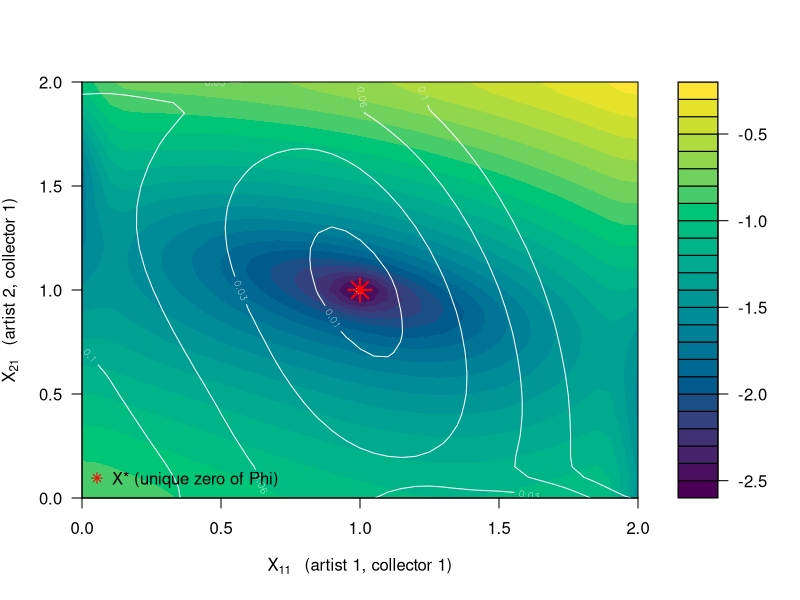

The R source for this figure:
# ---------------------------------------------------------------------------
# phi_contour_paper_notation.R
#
# Replicates Figure 1 of Appendix B. Concretely:
#
#   X       : the 2x3 ownership matrix (row 1 = artist 1, row 2 = artist 2;
#             columns = collectors 1,2,3)
#   A       : [I - alpha*beta*X^T X]^{-1}, the 3x3 resolvent, via direct
#             matrix inversion (solve())
#   B       : (1-alpha)*v + alpha*(1-beta)*X^T theta
#   R       : A %*% B
#   q       : (1-beta)*theta + beta*X %*% R
#   G^i_jk  : alpha*q[i]*(A[j,j]-A[k,k]) + alpha*beta*(R[j]-R[k])*((A%*%x_i)[j]+(A%*%x_i)[k])
#   Phi     : sum over feasible (i,j,k), j!=k, X[i,k]>0, of max(0,G^i_jk)^2
#
# The free parameters plotted are X[1,1] and X[2,1];
# X[1,2] and X[2,2]  are minimized out at each grid point;
# X[1,3], X[2,3] are fixed by each artist's row summing to
# Y_i = 2.
#
# Base R only (stats, graphics, grDevices) -- no external packages required.
# ---------------------------------------------------------------------------

alpha <- 0.3
beta  <- 0.1
theta <- c(1, -5)
v     <- c(1, 1, -5)

# ---------------------------------------------------------------- model
model_XABRq <- function(X) {
  # X: 2x3 matrix (rows = artists, columns = collectors)
  A <- solve(diag(3) - alpha*beta*(t(X) %*% X))
  B <- (1-alpha)*v + alpha*(1-beta)*(t(X) %*% theta)
  R <- A %*% B
  q <- (1-beta)*theta + beta*(X %*% R)
  list(A = A, B = B, R = as.vector(R), q = as.vector(q))
}

# G^i_{j,k}: i in {1,2} (1=artist1,2=artist2), j,k in {1,2,3}, j != k
G_val <- function(M, X, i, j, k) {
  xi <- X[i, ]                    # i-th row of X (artist i's holdings)
  Ax <- as.vector(M$A %*% xi)
  alpha*M$q[i]*(M$A[j,j]-M$A[k,k]) + alpha*beta*(M$R[j]-M$R[k])*(Ax[j]+Ax[k])
}

Phi_val <- function(X, tol = 1e-9) {
  M <- model_XABRq(X)
  total <- 0
  for (i in 1:2) {
    for (k in 1:3) {
      if (X[i,k] <= tol) next
      for (j in 1:3) {
        if (j == k) next
        g <- G_val(M, X, i, j, k)
        if (g > 0) total <- total + g^2
      }
    }
  }
  total
}

# ---------------------------------------------------------------- self-check
X_star <- matrix(c(1,1,0, 1,1,0), nrow = 2, byrow = TRUE)
phi_at_Xstar <- Phi_val(X_star)

a1_check <- 0.9887640449438202
X_check <- matrix(c(a1_check, 1, 2-a1_check-1,
                     a1_check, 1, 2-a1_check-1), nrow = 2, byrow = TRUE)
phi_checkpoint <- Phi_val(X_check)

cat(sprintf("Self-check: Phi(X*) = %.3e  (expect ~0)\n", phi_at_Xstar))
cat(sprintf("Self-check: Phi(checkpoint) = %.6f  (expect 0.030118)\n", phi_checkpoint))
if (abs(phi_at_Xstar) > 1e-8 || abs(phi_checkpoint - 0.0301176) > 1e-4) {
  stop("Self-check FAILED -- model_XABRq/G_val/Phi_val has a bug. Do not trust the plot.")
}
cat("Self-check passed.\n\n")

# also print the two G values the paper itself quotes, as an extra cross-check
M_star <- model_XABRq(X_star)
G1_31 <- G_val(M_star, X_star, 1, 3, 1)   # G^1_{3,1}
G2_31 <- G_val(M_star, X_star, 2, 3, 1)   # G^2_{3,1}
cat(sprintf("G^1_3,1 = %.6f  (paper: strictly negative)\n", G1_31))
cat(sprintf("G^2_3,1 = %.6f  (paper: strictly negative)\n\n", G2_31))

# ---------------------------------------------------------------- outer/inner grid
n_outer <- 41      # 40 intervals -> X[1,1]=X[2,1]=1 lands EXACTLY on a grid node
n_inner <- 21

a1_vals <- seq(0, 2, length.out = n_outer)   # X[1,1] values (plotted, x-axis)
b1_vals <- seq(0, 2, length.out = n_outer)   # X[2,1] values (plotted, y-axis)
stopifnot(abs(a1_vals[(n_outer+1)/2] - 1.0) < 1e-9)

a2_grid <- seq(0, 2, length.out = n_inner)   # X[1,2] values (minimized out)
b2_grid <- seq(0, 2, length.out = n_inner)   # X[2,2] values (minimized out)

Phi_min <- matrix(NA_real_, nrow = n_outer, ncol = n_outer)  # [row=X21 index, col=X11 index]

cat("Computing profile-minimized Phi over (X11,X21) grid (real matrix inversion per point)...\n")
t0 <- Sys.time()
for (ia in seq_along(a1_vals)) {
  x11 <- a1_vals[ia]
  for (ib in seq_along(b1_vals)) {
    x21 <- b1_vals[ib]
    best <- Inf
    for (x12 in a2_grid) {
      x13 <- 2 - x11 - x12
      if (x13 < -1e-9) next
      x13 <- min(max(x13, 0), 2)
      for (x22 in b2_grid) {
        x23 <- 2 - x21 - x22
        if (x23 < -1e-9) next
        x23 <- min(max(x23, 0), 2)
        X <- matrix(c(x11,x12,x13, x21,x22,x23), nrow = 2, byrow = TRUE)
        val <- Phi_val(X)
        if (val < best) best <- val
      }
    }
    if (is.finite(best)) Phi_min[ib, ia] <- best
  }
  if (ia %% 10 == 0) cat(sprintf("  X11 index %d/%d  elapsed %.1fs\n", ia, n_outer, as.numeric(Sys.time()-t0, units="secs")))
}
cat(sprintf("total time: %.1fs\n", as.numeric(Sys.time()-t0, units="secs")))

mid <- (n_outer+1)/2
cat(sprintf("Phi_min at exact (X11,X21)=(1,1): %.3e\n", Phi_min[mid, mid]))

# ---------------------------------------------------------------- smoothing (separable Gaussian, log-space)
gaussian_kernel_1d <- function(sigma, radius = ceiling(3*sigma)) {
  x <- -radius:radius
  k <- exp(-(x^2)/(2*sigma^2))
  k/sum(k)
}

smooth_1d <- function(x, kernel) {
  r <- (length(kernel)-1)/2
  n <- length(x)
  xpad <- c(rev(x[1:r]), x, rev(x[(n-r+1):n]))
  out <- numeric(n)
  for (t in 1:n) out[t] <- sum(xpad[t:(t+2*r)] * kernel)
  out
}

smooth_2d <- function(M, sigma) {
  kernel <- gaussian_kernel_1d(sigma)
  M2 <- t(apply(M, 1, smooth_1d, kernel = kernel))
  M3 <- apply(M2, 2, smooth_1d, kernel = kernel)
  M3
}

floor_val <- 1e-6
logZ <- log10(Phi_min + floor_val)
sigma <- 1.2
logZ_s <- smooth_2d(logZ, sigma)
Phi_s <- pmax(10^logZ_s - floor_val, 0)

# ---------------------------------------------------------------- plot
png("phi_contour.png", width = 1400, height = 1200, res = 160)

filled.contour(
  x = a1_vals, y = b1_vals, z = t(logZ_s),
  color.palette = function(n) hcl.colors(n, "Viridis"),
  xlab = expression(X[11] ~ "  (artist 1, collector 1)"),
  ylab = expression(X[21] ~ "  (artist 2, collector 1)"),
  plot.axes = {
    axis(1); axis(2)
    contour(a1_vals, b1_vals, Phi_s,
            levels = c(1e-5,1e-4,1e-3,3e-3,1e-2,3e-2,6e-2,1e-1),
            add = TRUE, col = "white", labcex = 0.6, method = "edge")
    points(1, 1, pch = 8, col = "red", cex = 2.2, lwd = 2)
    legend("bottomleft", legend = "X* (unique zero of Phi)", pch = 8, col = "red", bty = "n")
  }
)
dev.off()
cat("saved phi_contour.png\n")
